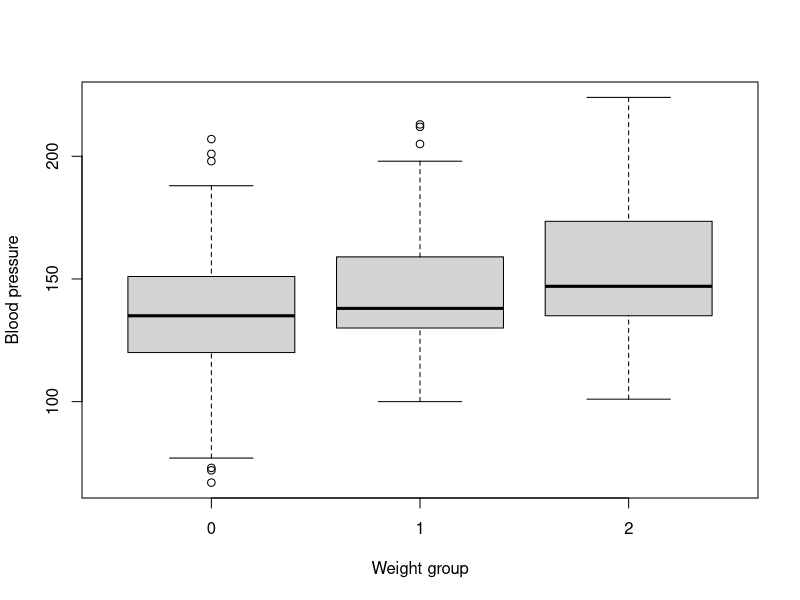
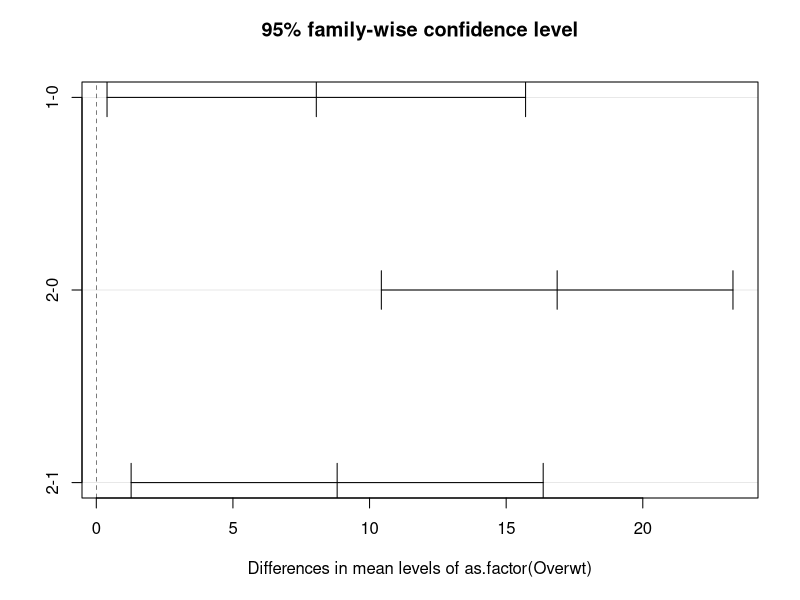

R code for these plots, in order:
Blood = read.table("./Blood.txt" , header=TRUE)


# Boxplot by Overwt group
boxplot(Blood$SystolicBP ~ Blood$Overwt, ylab = "Blood pressure", xlab = "Weight group")

# Sample means
tapply(Blood$SystolicBP, Blood$Overwt, mean)

# Sample standard deviations
tapply(Blood$SystolicBP, Blood$Overwt, sd)

# Sample size
tapply(Blood$SystolicBP, Blood$Overwt, length)

# Fit one way ANOVA
mod = aov (SystolicBP ~ as.factor(Overwt), data=Blood)
summary(mod)

# Tukey multiple comparisons
TukeyHSD(mod, ordered = T)

# Plot Tukey comparisons
plot(TukeyHSD(mod, ordered = T))

# Fit two way ANOVA with no interaction
mod2 = aov (SystolicBP ~ as.factor(Overwt)+as.factor(Smoke), data=Blood)
summary(mod2)


# Fit two way ANOVA with with interaction
mod3 = aov (SystolicBP ~ as.factor(Overwt)+as.factor(Smoke)+as.factor(Overwt)*as.factor(Smoke), data=Blood)
summary(mod3)
